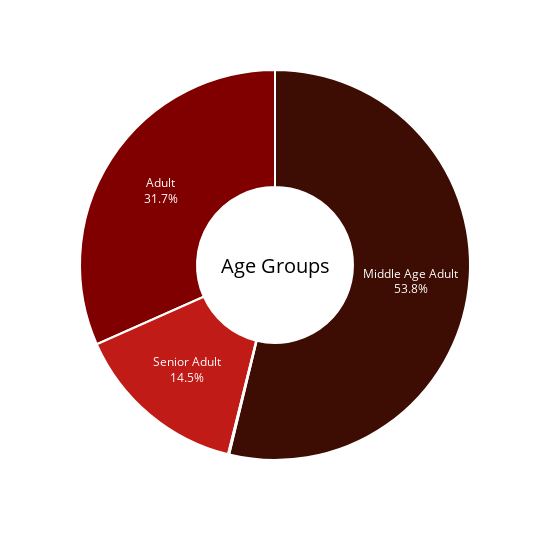

The notebook cell saved with this chart:
### Code cell
agegroup = customer.AgeGroup.value_counts()

fig = px.pie(labels = agegroup.index, values = agegroup.values, names = agegroup.index, width = 550, height = 550)

fig.update_traces(textposition = 'inside', 
                  textinfo = 'percent + label', 
                  hole = 0.4, 
                  marker = dict(colors = ['#3D0C02', '#800000'  , '#C11B17','#C0C0C0'], 
                                line = dict(color = 'white', width = 2)))

fig.update_layout(annotations = [dict(text = 'Age Groups', 
                                      x = 0.5, y = 0.5, font_size = 20, showarrow = False,                                       
                                      font_color = 'black')],
                  showlegend = False)

fig.show()

### Figure 1 — Plotly figure (JSON) as saved in the notebook; plotly's stock layout.template omitted (floating-point values rounded to 4 significant figures)
{"data": [{"domain": {"x": [0, 1], "y": [0, 1]}, "hole": 0.4, "hovertemplate": "label=%{label}<br>value=%{value}<extra></extra>", "labels": ["Middle Age Adult", "Adult", "Senior Adult", "Teen"], "legendgroup": "", "marker": {"colors": ["#3D0C02", "#800000", "#C11B17", "#C0C0C0"], "line": {"color": "white", "width": 2}}, "name": "", "showlegend": true, "textinfo": "percent+label", "textposition": "inside", "type": "pie", "values": [1160, 683, 312, 2]}], "layout": {"annotations": [{"font": {"color": "black", "size": 20}, "showarrow": false, "text": "Age Groups", "x": 0.5, "y": 0.5}], "height": 550, "legend": {"tracegroupgap": 0}, "margin": {"t": 60}, "showlegend": false, "width": 550}}
